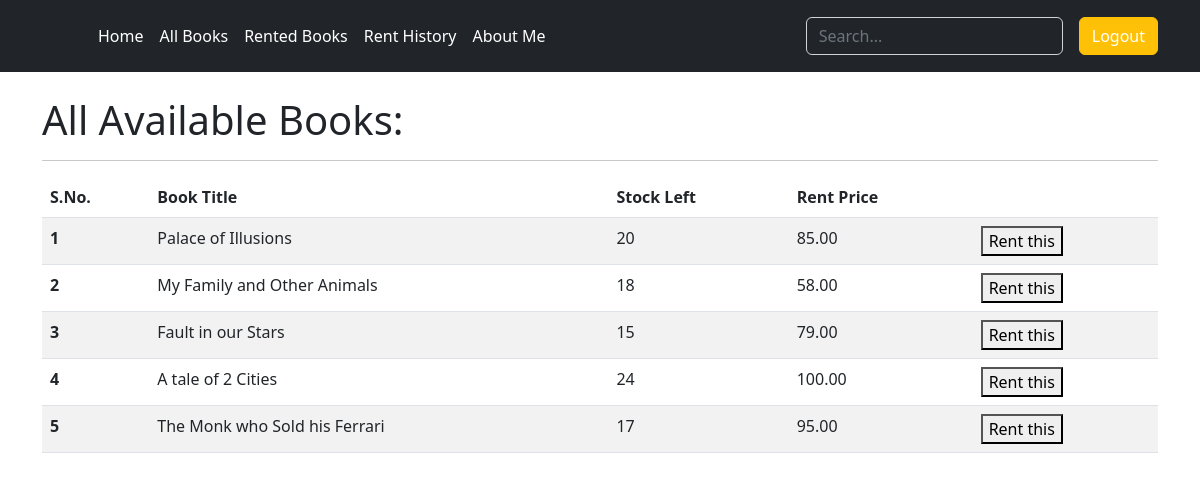
Screenshot of /all-books (signed in) with the database file from the repository.
### books/models.py (models this page shows, shortened)
class Book(models.Model):
    book_title = models.CharField(max_length=255)
    stock = models.IntegerField()
    price = models.DecimalField(max_digits=6, decimal_places=2)

### books/views.py (the view)
# urls.py: path("all-books", views.all_books, name="all-books"),
def all_books(request):
    all_books = list(Book.objects.all())
    all_rented_books = list(RentBook.objects.filter(user = request.user))
    for i in all_rented_books:
        for j in all_books:
            if (i.book.id == j.id):
                all_books.remove(j)
    return render(request, "books/all_books.html", {
        "books" : all_books,
    })

### books/templates/books/all_books.html (shortened to what this page needs)
{% extends 'base.html' %}
{% block content %}
{% include "navbar.html" %}
<div class="container mt-4">
    <h1>All Available Books:</h1>
    <hr>
    <table class="table table-striped">
        <thead>
          <tr>
            <th scope="col">S.No.</th>
            <th scope="col">Book Title</th>
            <th scope="col">Stock Left</th>
            <th scope="col">Rent Price</th>
            <th scope="col"></th>
          </tr>
        </thead>
        <tbody>
          {% for book in books %}
          <form method = "POST" action="{% url 'rent-a-book' book.id %}">
              <tr>
                <th>{{book.id}}</th>
                <td>{{book.book_title}}</td>
                <td>{{book.stock}}</td>
                <td>{{book.price}}</td>
                <td><button type="submit">Rent this</button></td>
              </tr>
          </form>
          {% endfor %}
        </tbody>
      </table>
</div>
{% endblock content %}

### templates/base.html (shortened to what this page needs)
<!doctype html>
<html lang="en">
  <head>
    <link href="https://cdn.jsdelivr.net/npm/bootstrap@5.2.0-beta1/dist/css/bootstrap.min.css" rel="stylesheet">
  </head>
  <body>
    {% if user.is_authenticated %}
        {% block content %}
        {% endblock content %}
    {% endif %}
  </body>
</html>

### templates/navbar.html
<header class="p-3 bg-dark text-white">
    <div class="container">
      <div class="d-flex flex-wrap align-items-center justify-content-center justify-content-lg-start">
        <a href="/" class="d-flex align-items-center mb-2 mb-lg-0 text-white text-decoration-none">
          <svg class="bi me-2" width="40" height="32" role="img" aria-label="Bootstrap"><use xlink:href="#bootstrap"></use></svg>
        </a>
        <ul class="nav col-12 col-lg-auto me-lg-auto mb-2 justify-content-center mb-md-0">
          <li><a href="{% url 'index' %}" class="nav-link px-2 text-white">Home</a></li>
          <li><a href="{% url 'all-books' %}" class="nav-link px-2 text-white">All Books</a></li>
          <li><a href="{% url 'rented-books' %}" class="nav-link px-2 text-white">Rented Books</a></li>
          <li><a href="{% url 'rent-history' %}" class="nav-link px-2 text-white">Rent History</a></li>
          <li><a href="#" class="nav-link px-2 text-white">About Me</a></li>
        </ul>
        <form class="col-12 col-lg-auto mb-3 mb-lg-0 me-lg-3" role="search">
          <input type="search" class="form-control form-control-dark text-white bg-dark" placeholder="Search..." aria-label="Search">
        </form>
        <div class="text-end">
          <button type="button" class="btn btn-warning"><a href="{% url 'logout' %}" style="text-decoration: none; color: white;">Logout</a></button>
        </div>
      </div>
    </div>
  </header>

### rows the page displays
Book: id "1", book_title "Palace of Illusions", stock "20", price "85.00"
Book: id "2", book_title "My Family and Other Animals", stock "18", price "58.00"
Book: id "3", book_title "Fault in our Stars", stock "15", price "79.00"
Book: id "4", book_title "A tale of 2 Cities", stock "24", price "100.00"
Book: id "5", book_title "The Monk who Sold his Ferrari", stock "17", price "95.00"
